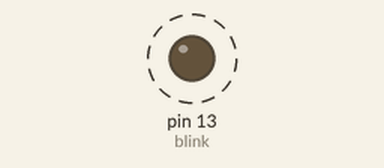
This sketch was run on a simulated Arduino Uno, built with avr-gcc and run on an emulated ATmega328P. Shown: output pins drawn as LEDs (lit = HIGH). Dashed ring = blinking.

Above: at 0.5 s.
Timing chart, 0 to 3.0 s (numbered marks = the images above):
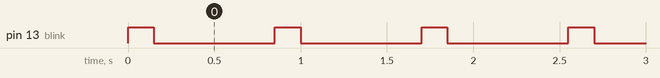

Measured:
- by itself, pin 13 (blink): alternates HIGH for 0.15 s and LOW for 0.70 s

The sketch:

test_blink.ino
```cpp
                                       // TEST BLINK

int blink = 13;

void setup() {
  pinMode(blink, OUTPUT);              // Initialize digital pin 13 as an output.
}

void loop() {
  digitalWrite(blink, HIGH);           // Turn the LED on (HIGH is the voltage level)
  delay(150);                          // Wait for a second
  digitalWrite(blink, LOW);            // Turn the LED off by making the voltage LOW
  delay(700);                          // Wait for a second
}
```
